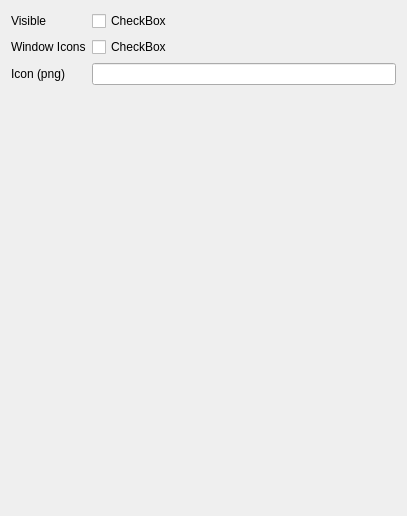
             <widget class="QWidget" name="page">
              <property name="geometry">
               <rect>
                <x>0</x>
                <y>0</y>
                <width>407</width>
                <height>516</height>
               </rect>
              </property>
              <attribute name="label">
               <string>TitleBar</string>
              </attribute>
              <layout class="QFormLayout" name="formLayout">
               <item row="0" column="0">
                <widget class="QLabel" name="label_9">
                 <property name="text">
                  <string>Visible</string>
                 </property>
                </widget>
               </item>
               <item row="0" column="1">
                <widget class="AnimatedCheck" name="builder__title_bar__visible">
                 <property name="text">
                  <string>CheckBox</string>
                 </property>
                </widget>
               </item>
               <item row="1" column="0">
                <widget class="QLabel" name="label_11">
                 <property name="text">
                  <string>Window Icons</string>
                 </property>
                </widget>
               </item>
               <item row="1" column="1">
                <widget class="AnimatedCheck" name="builder__title_bar__window_icons">
                 <property name="text">
                  <string>CheckBox</string>
                 </property>
                </widget>
               </item>
               <item row="2" column="0">
                <widget class="QLabel" name="label_10">
                 <property name="text">
                  <string>Icon (png)</string>
                 </property>
                </widget>
               </item>
               <item row="2" column="1">
                <widget class="QLineEdit" name="builder__title_bar__icon"/>
               </item>
              </layout>
             </widget>
